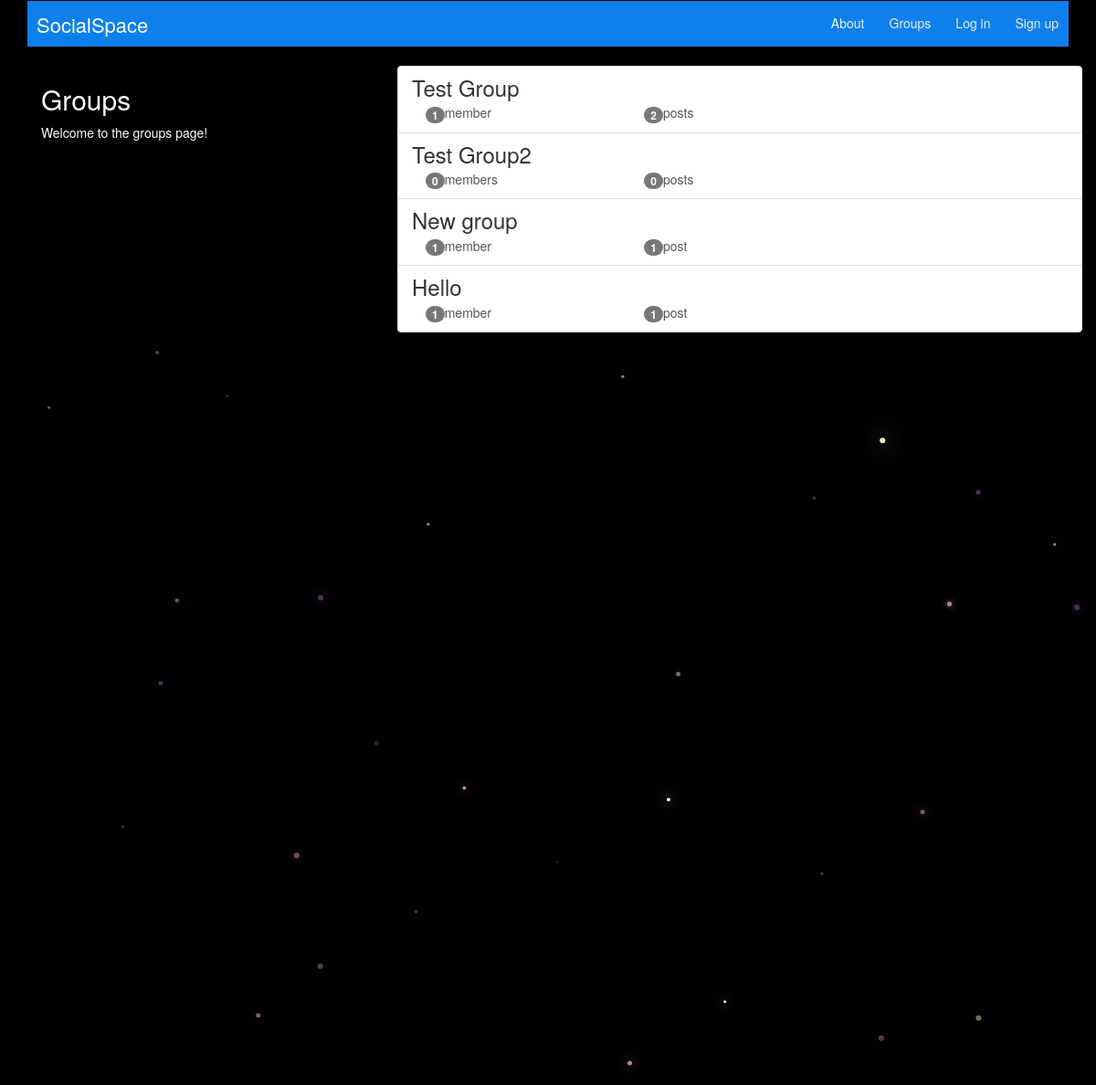
The app's page /groups/ with its own data.
### groups/models.py (models this page shows, shortened)
class Group(models.Model):
    name = models.CharField(max_length = 40, unique = True)
    slug = models.SlugField(allow_unicode = True, unique = True)
    description = models.TextField(blank = True, default = "")
    description_html = models.TextField(editable = False, default = "", blank = True)
    members = models.ManyToManyField(User, through = "GroupMember")

### groups/views.py (the view)
class ListGroups(generic.ListView):
    model = Group

### groups/templates/groups/group_list.html (shortened to what this page needs)
{% extends "groups/group_base.html" %}
{% block pregroup %}
  <div class="col-md-4">
    <div class="content">
      <h2>Groups</h2>
      <p>Welcome to the groups page!</p>
    </div>
  </div>
{% endblock %}
{% block group_content %}
<div class="col-md-8">
	<div class="list-group">
		{% for group in object_list %}
		  <a class="list-group-item" href="{% url 'groups:single' slug=group.slug %}">
			     <h3 class="title list-group-item-heading">{{ group.name }}</h3>
			<div class="list-group-item-text container-fluid">
				<div class="row">
					<div class="col-md-4">
						<span class="badge">{{ group.members.count }}</span>member{{ group.members.count|pluralize }}
					</div>
					<div class="col-md-4">
						<span class="badge">{{ group.posts.count }}</span>post{{ group.posts.count|pluralize }}
					</div>
				</div>
			</div>
		</a>
		{% endfor %}
	</div>
</div>
{% endblock %}

### static/socialspace/css/master.css (style rules this page uses)
* { box-sizing: border-box; }
body { margin: 0; overflow: hidden; background-color: black; color:white; }

### records on screen
Group: name "Test Group", members.count "1", posts.count "2"
Group: name "Test Group2", members.count "0", posts.count "0"
Group: name "New group", members.count "1", posts.count "1"
Group: name "Hello", members.count "1", posts.count "1"
